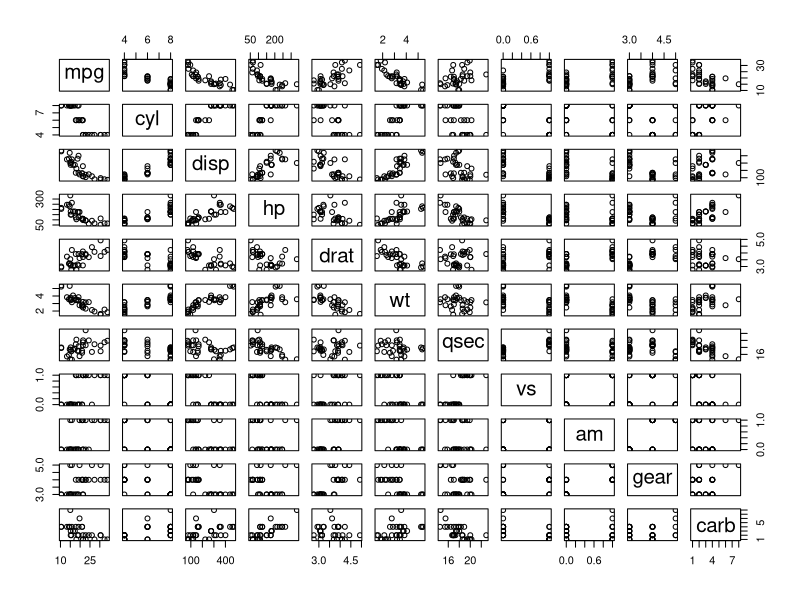
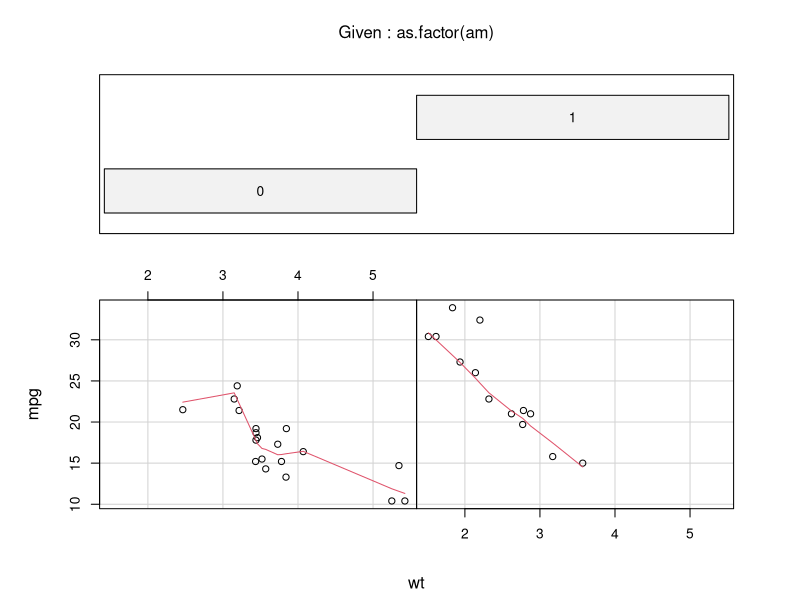

Here is the R script that generated these plots, in order:
## ---- chunk 1
	data(mtcars)
	pairs(mtcars)
## ---- chunk 2

	coplot(mpg ~ wt | as.factor(am), data=mtcars, panel = panel.smooth, rows = 1)
